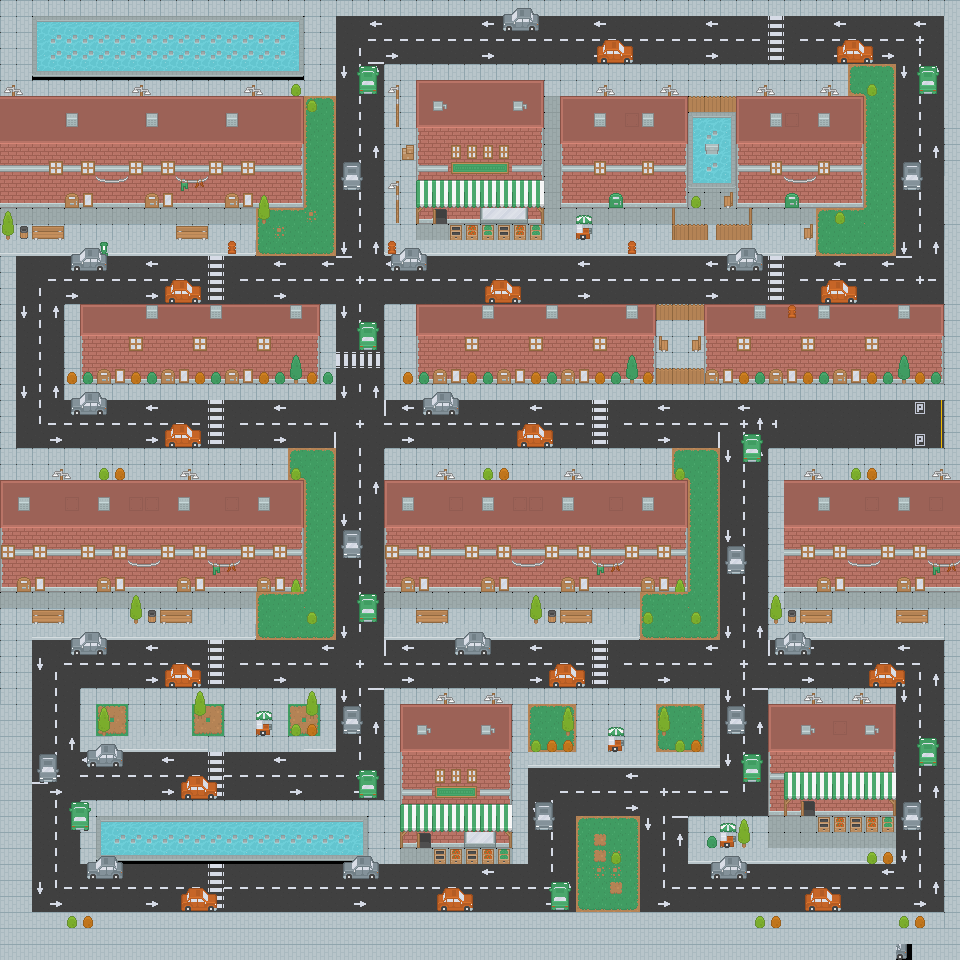

A level layout from a 2D game, rendered from its tile map. Below: a short description, then the map file with tile-grid data replaced by summaries:
An orthogonal 60x60 tile map with 16x16 px tiles, 3 tile layers (Ciudad, Objetos, Vehículos).

<map version="1.2" tiledversion="1.2.3" orientation="orthogonal" renderorder="right-down" width="60" height="60" tilewidth="16" tileheight="16" infinite="0" nextlayerid="2" nextobjectid="1">
 <tileset firstgid="1" name="roguelikeCity_magenta" tilewidth="16" tileheight="16" spacing="1" tilecount="1036" columns="37">
  <image source="roguelikeCity_magenta.png" width="628" height="475" />
 </tileset>
 <layer id="1" name="Ciudad" width="60" height="60">
  <data>[3600 cells, 3600 non-empty, 72 distinct tile ids]</data>
 </layer>
 <layer id="2" name="Objetos" width="60" height="60">
  <data>[3600 cells, 419 non-empty, 64 distinct tile ids]</data>
 </layer>
 <layer id="3" name="Vehículos" width="60" height="60">
  <data>[3600 cells, 238 non-empty, 20 distinct tile ids]</data>
 </layer>  
</map>
